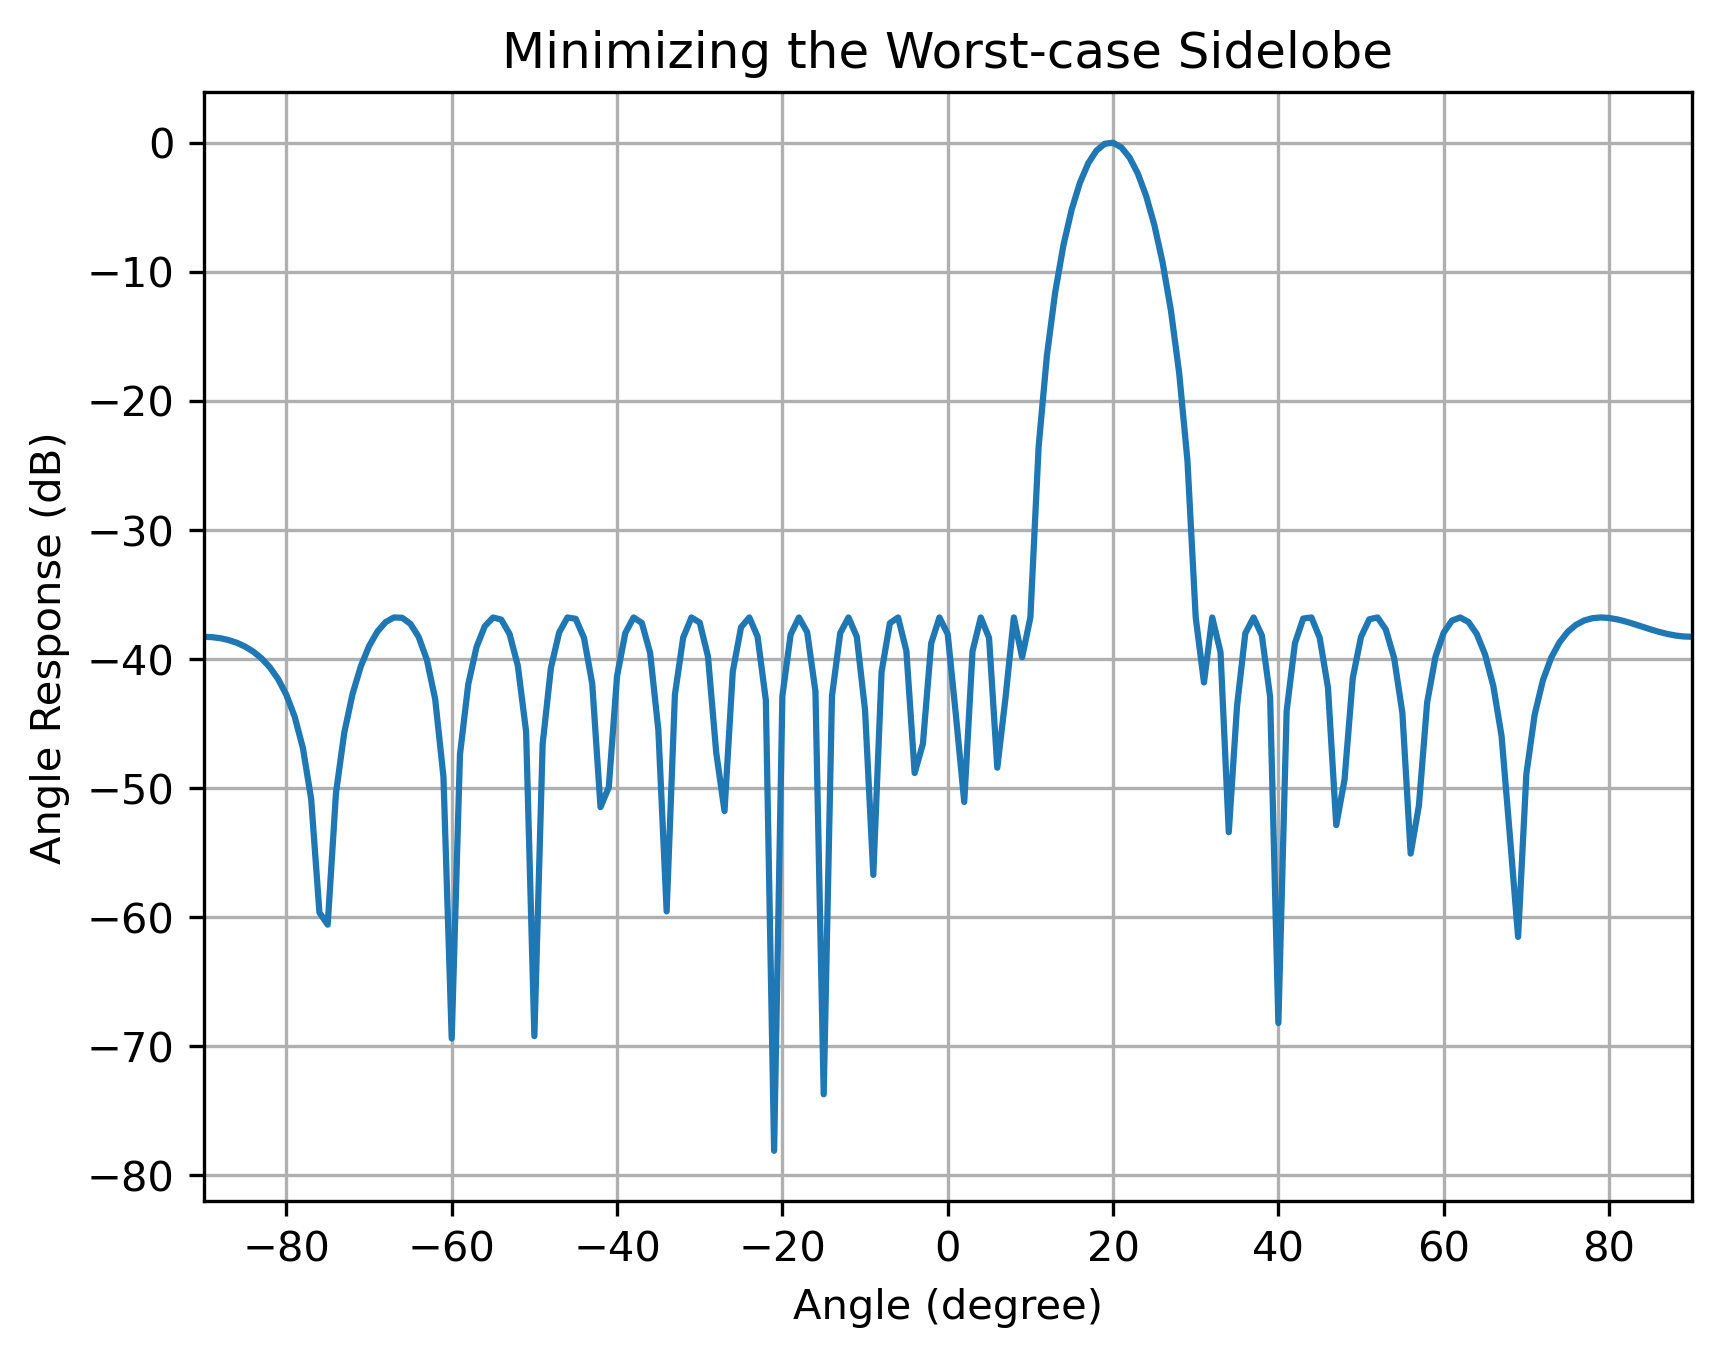

Write the Python code that produced this figure.
"""Worst-case sidelobe minimization for a 20-element ULA."""

import pickle

import numpy as np
import cvxpy as cp
import matplotlib.pyplot as plt


NUM_ANA = 20
CARR_FREQ = 2.4e9
LIGHT_SPEED = 299_792_458.0
WAVE_LEN = LIGHT_SPEED / CARR_FREQ
ANTENNA_DIS = WAVE_LEN / 2

theta_l = 10
theta_u = 30
ANGLE_DES = (theta_l + theta_u) / 2  # target look direction

indices = np.arange(NUM_ANA)
steering_phase = -1j * 2 * np.pi * ANTENNA_DIS * np.sin(np.deg2rad(ANGLE_DES)) / WAVE_LEN
Steering_des = np.exp(steering_phase * indices)


def steering_column(angle_deg: float) -> np.ndarray:
    """Steering vector (column) evaluated at angle_deg degrees."""
    phase = -1j * 2 * np.pi * ANTENNA_DIS * np.sin(np.deg2rad(angle_deg)) / WAVE_LEN
    return np.exp(phase * indices)[:, None]


w = cp.Variable(NUM_ANA, complex=True)
t = cp.Variable()  # proxy for the largest sidelobe level across all blocked angles

# Distortionless constraint: preserve amplitude/phase toward ANGLE_DES.
constraints = [cp.sum(cp.multiply(np.conj(Steering_des), w)) == 1]

# Enumerate each sidelobe direction and force its quadratic output ≤ t.
for angle in range(-90, theta_l + 1):
    vec = steering_column(angle)
    P_matrix = vec @ vec.conj().T
    constraints.append(cp.quad_form(w, P_matrix) <= t)
for angle in range(theta_u, 91):
    vec = steering_column(angle)
    P_matrix = vec @ vec.conj().T
    constraints.append(cp.quad_form(w, P_matrix) <= t)

# Worst-case design minimizes t such that every sidelobe angle obeys |wᴴa(θ)|² ≤ t.
objective = cp.Minimize(t)
problem = cp.Problem(objective, constraints)
problem.solve(solver=cp.CLARABEL)

angles = np.arange(-90, 91)
steering_vec_plot = np.exp(
    -1j * np.outer(np.sin(np.deg2rad(angles)), indices) * 2 * np.pi * ANTENNA_DIS / WAVE_LEN
)
# Convert the complex array response into a power pattern in dB.
pattern_db = 10 * np.log10(np.abs(np.conj(w.value) @ steering_vec_plot.T) ** 2 + 1e-12)

fig, ax = plt.subplots()
ax.plot(angles, pattern_db)
ax.set_title("Minimizing the Worst-case Sidelobe")
ax.grid(True)
ax.set_xlabel("Angle (degree)")
ax.set_ylabel("Angle Response (dB)")
ax.set_xlim([-90, 90])
fig.savefig("problem3a.png", dpi=300, bbox_inches="tight")
with open("problem3a.fig.pickle", "wb") as fig_file:
    pickle.dump(fig, fig_file)
plt.show()
plt.close(fig)
